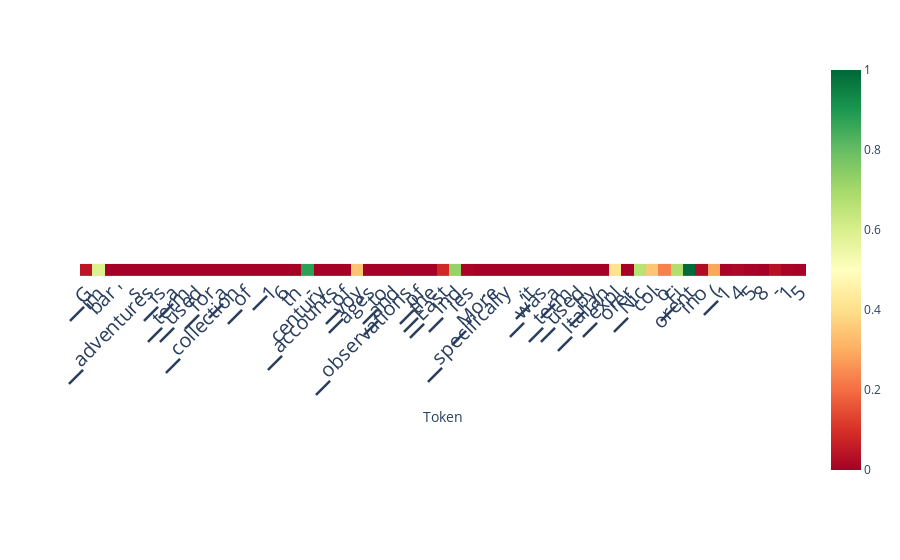

This figure's notebook cell:
### Code cell
# alternative: auto-aggregation
scores_per_token = doc.detect(output['projections'], aggregation_method='auto', run_test=False)
doc.plot_scores_per_token(scores_per_token, tokens, lastn_tokens_to_plot=max_new_tokens, detection_method='classifier')

### Figure 1 — Plotly figure (JSON) as saved in the notebook; plotly's stock layout.template omitted (floating-point values rounded to 4 significant figures)
{"data": [{"coloraxis": "coloraxis", "hovertemplate": "Token: %{x}<br>y: %{y}<br>color: %{z}<extra></extra>", "name": "0", "type": "heatmap", "xaxis": "x", "yaxis": "y", "z": [[0.04586, 0.5902, 1.474e-06, 0.0006892, 2.923e-05, 3.812e-08, 5.872e-10, 5.065e-09, 7.383e-07, 1.744e-06, 3.672e-07, 4.387e-07, 1.599e-06, 6.241e-08, 0.0001048, 0.0004347, 1.68e-05, 0.001142, 0.8762, 4.656e-07, 4.933e-06, 1.844e-06, 0.3432, 2.811e-06, 6.14e-05, 2.353e-05, 0.0007685, 0.0006044, 2.702e-05, 0.08238, 0.7259, 0.008015, 4.798e-05, 9.542e-06, 3.408e-05, 4.585e-07, 4.642e-08, 4.117e-07, 4.236e-05, 0.002642, 1.831e-05, 7.325e-05, 0.0008767, 0.4089, 0.002947, 0.6629, 0.3474, 0.2292, 0.6774, 0.9932, 0.02411, 0.2895, 0.007558, 0.0139, 0.005185, 0.000319, 0.03644, 0.007344, 0.001376]]}], "layout": {"autosize": true, "coloraxis": {"cmax": 1, "cmin": 0, "colorscale": [[0, "rgb(165,0,38)"], [0.1, "rgb(215,48,39)"], [0.2, "rgb(244,109,67)"], [0.3, "rgb(253,174,97)"], [0.4, "rgb(254,224,139)"], [0.5, "rgb(255,255,191)"], [0.6, "rgb(217,239,139)"], [0.7, "rgb(166,217,106)"], [0.8, "rgb(102,189,99)"], [0.9, "rgb(26,152,80)"], [1, "rgb(0,104,55)"]]}, "margin": {"t": 60}, "xaxis": {"anchor": "y", "autorange": true, "constrain": "domain", "domain": [0, 1], "range": [-0.5, 58.5], "scaleanchor": "y", "tickangle": -45, "tickfont": {"size": 20}, "ticktext": ["▁G", "im", "bar", "'", "s", "▁adventures", "▁is", "▁a", "▁term", "▁used", "▁for", "▁a", "▁collection", "▁of", "▁", "1", "6", "th", "-", "century", "▁accounts", "▁of", "▁voy", "ages", "▁to", "▁and", "▁observations", "▁of", "▁the", "▁East", "▁Ind", "ies", ".", "▁More", "▁specifically", ",", "▁it", "▁was", "▁a", "▁term", "▁used", "▁by", "▁Italian", "▁expl", "orer", "▁Nic", "col", "ò", "▁Fi", "orent", "ino", "▁(", "1", "4", "5", "8", "-", "1", "5", "0"], "tickvals": [0, 1, 2, 3, 4, 5, 6, 7, 8, 9, 10, 11, 12, 13, 14, 15, 16, 17, 18, 19, 20, 21, 22, 23, 24, 25, 26, 27, 28, 29, 30, 31, 32, 33, 34, 35, 36, 37, 38, 39, 40, 41, 42, 43, 44, 45, 46, 47, 48, 49, 50, 51, 52, 53, 54, 55, 56, 57, 58, 59], "title": {"text": "Token"}}, "yaxis": {"anchor": "x", "autorange": true, "constrain": "domain", "domain": [0.4686, 0.5314], "range": [0.5, -0.5], "showticklabels": false}}}
